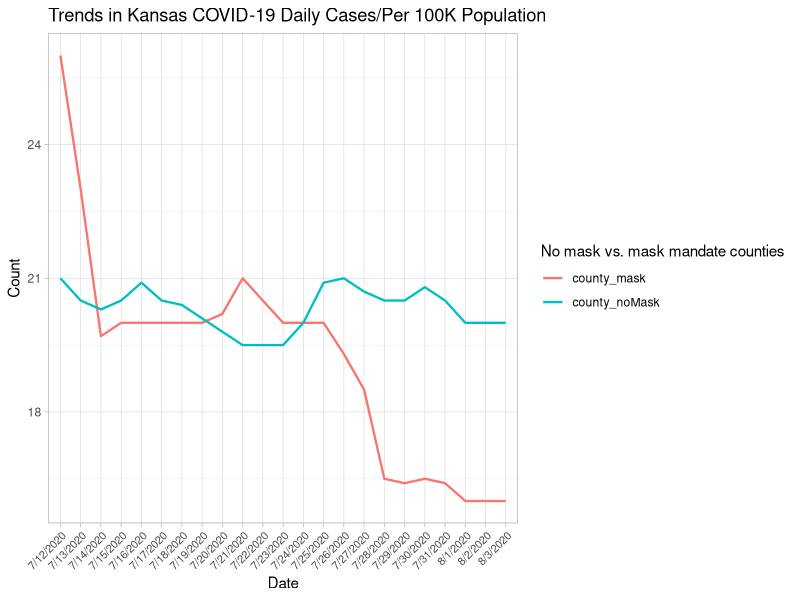
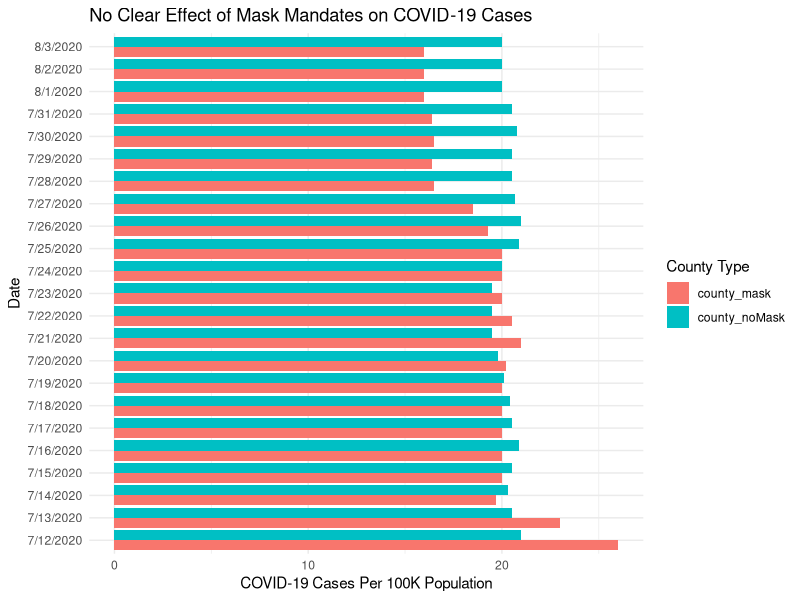

The R script that drew these images, in order:
## ---- chunk 1
library(tidyverse) 
library(ggplot2)

## ---- chunk 2

df <- tribble(
  ~date, ~county_mask, ~county_noMask,
  "7/12/2020", 26, 21,
  "7/13/2020", 23, 20.5,
  "7/14/2020", 19.7, 20.3, 
  "7/15/2020", 20, 20.5,
  "7/16/2020", 20, 20.9,
  "7/17/2020", 20, 20.5,
  "7/18/2020", 20, 20.4,
  "7/19/2020", 20, 20.1,
  "7/20/2020", 20.2, 19.8,
  "7/21/2020", 21, 19.5,
  "7/22/2020", 20.5, 19.5,
  "7/23/2020", 20, 19.5,
  "7/24/2020", 20, 20,
  "7/25/2020", 20, 20.9,
  "7/26/2020", 19.3, 21,
  "7/27/2020", 18.5, 20.7,
  "7/28/2020", 16.5, 20.5,
  "7/29/2020", 16.4, 20.5,
  "7/30/2020", 16.5, 20.8,
  "7/31/2020", 16.4, 20.5,
  "8/1/2020", 16, 20,
  "8/2/2020", 16, 20,
  "8/3/2020", 16, 20
)


## ---- chunk 3

df_long <- df%>%
  pivot_longer(cols = c(county_mask, county_noMask),
    names_to = "mask_type",
    values_to = "count"
  )


df_long %>%
  ggplot(aes(
    x = date,
    y = count,
    group = mask_type,
    color = mask_type
  )) +
  geom_line(size = 0.8) +
  ggtitle("Trends in Kansas COVID-19 Daily Cases/Per 100K Population") +
  labs(x = "Date", y = "Count", color = "No mask vs. mask mandate counties") +
  theme_light() +
  theme(axis.text.x = element_text(angle = 45, hjust = 1, size = 8)) 


## ---- chunk 4


ggplot(df_long, aes(y = date, x = count, fill = mask_type)) +
  geom_bar(stat = "identity", position = "dodge") +
  labs(title = "No Clear Effect of Mask Mandates on COVID-19 Cases",
       x = "COVID-19 Cases Per 100K Population", 
       y = "Date",
       fill = "County Type") +
  theme_minimal()

